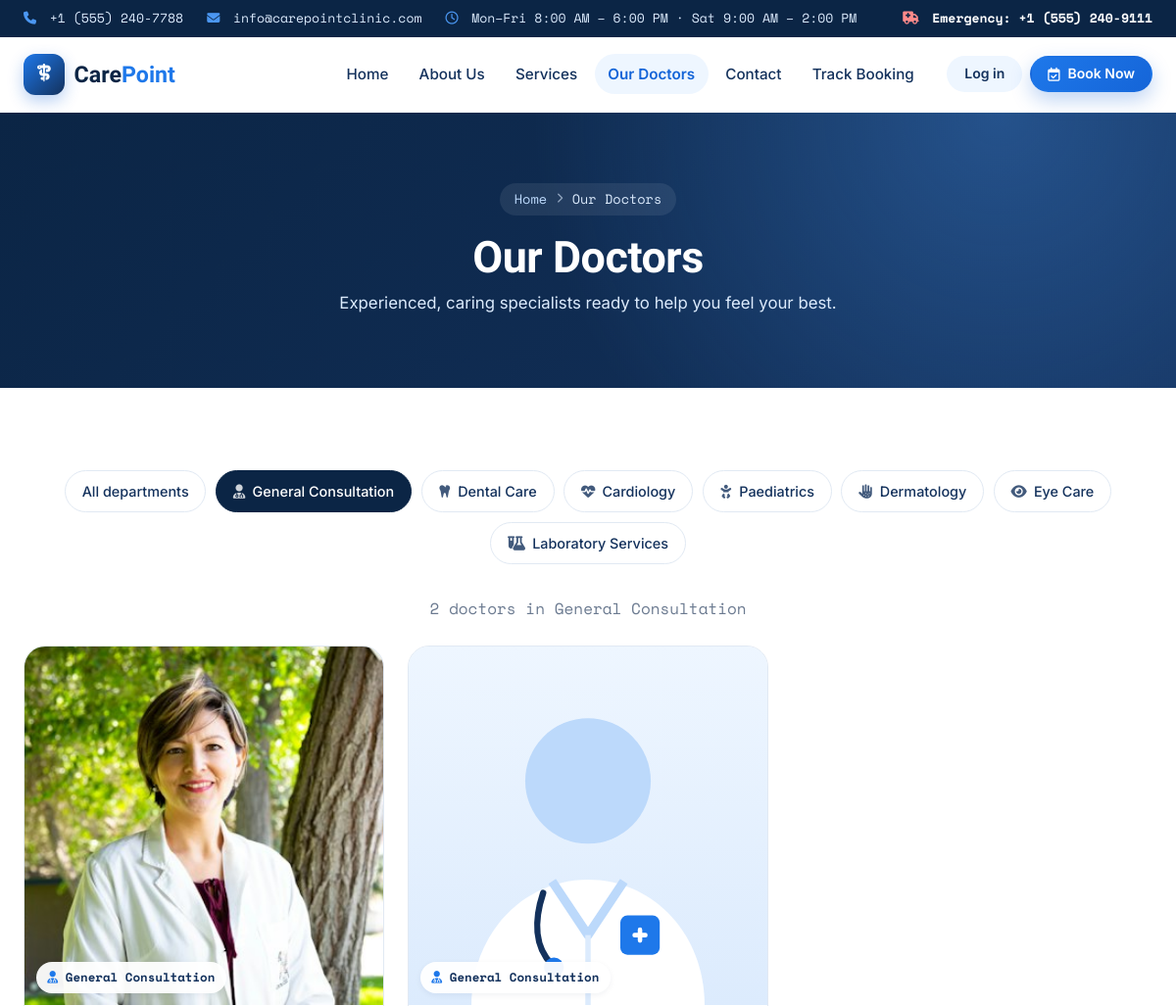
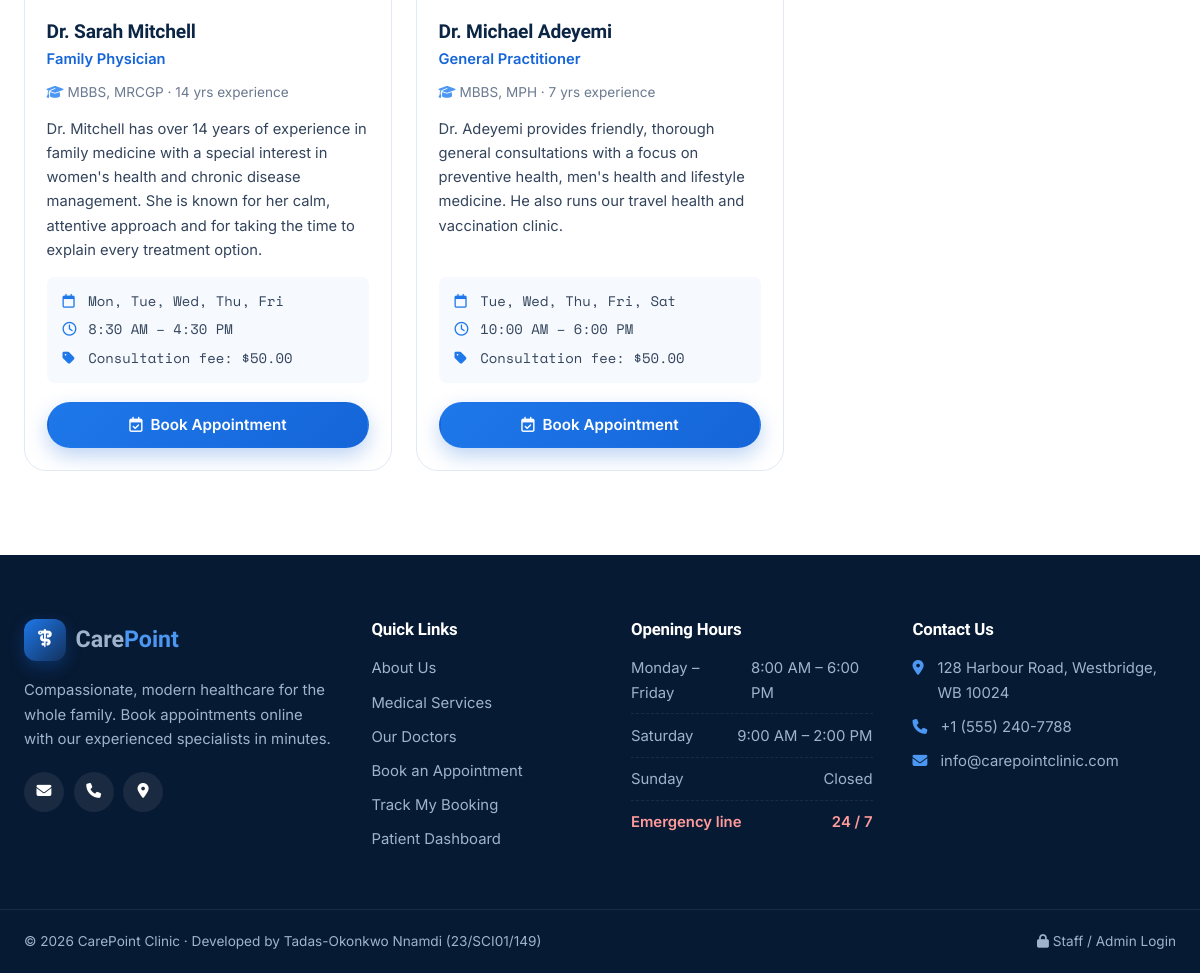
The page /doctors.php?department=general-consultation on the database its author committed (2 pictures, top to bottom).
### tables this page shows
CREATE TABLE departments (
    id                INT UNSIGNED AUTO_INCREMENT PRIMARY KEY,
    name              VARCHAR(100) NOT NULL UNIQUE,
    slug              VARCHAR(100) NOT NULL UNIQUE,
    icon              VARCHAR(60)  NOT NULL DEFAULT 'fa-stethoscope',
    short_description VARCHAR(255) NOT NULL,
    description       TEXT         NOT NULL,
    features          VARCHAR(500) NOT NULL DEFAULT '',
    created_at        TIMESTAMP    NOT NULL DEFAULT CURRENT_TIMESTAMP
);

CREATE TABLE doctors (
    id               INT UNSIGNED AUTO_INCREMENT PRIMARY KEY,
    department_id    INT UNSIGNED NOT NULL,
    full_name        VARCHAR(100) NOT NULL,
    specialisation   VARCHAR(120) NOT NULL,
    qualification    VARCHAR(150) NOT NULL DEFAULT '',
    experience_years TINYINT UNSIGNED NOT NULL DEFAULT 0,
    bio              TEXT         NOT NULL,
    photo            VARCHAR(255) NULL,
    email            VARCHAR(150) NULL,
    phone            VARCHAR(30)  NULL,
    available_days   VARCHAR(40)  NOT NULL DEFAULT 'Mon,Tue,Wed,Thu,Fri',
    start_time       TIME         NOT NULL DEFAULT '09:00:00',
    end_time         TIME         NOT NULL DEFAULT '17:00:00',
    slot_duration    SMALLINT UNSIGNED NOT NULL DEFAULT 30,
    consultation_fee DECIMAL(10,2) NOT NULL DEFAULT 0.00,
    is_featured      TINYINT(1)   NOT NULL DEFAULT 0,
    status           ENUM('Active','Inactive') NOT NULL DEFAULT 'Active',
    created_at       TIMESTAMP    NOT NULL DEFAULT CURRENT_TIMESTAMP,
    CONSTRAINT fk_doctor_department FOREIGN KEY (department_id)
        REFERENCES departments(id) ON UPDATE CASCADE ON DELETE RESTRICT
);

### includes/functions.php (called while the page is built, shortened)
<?php
require_once __DIR__ . '/db.php';
function e($value): string
{
    return htmlspecialchars((string)($value ?? ''), ENT_QUOTES, 'UTF-8');
}
function url(string $path = ''): string
{
    return BASE_URL . ltrim($path, '/');
}
function asset(string $path): string
{
    return url('assets/' . ltrim($path, '/'));
}
function is_logged_in(): bool
{
    return !empty($_SESSION['user_id']);
}
function current_user(): ?array
{
    static $user = false;
    if ($user === false) {
        $user = null;
    }
    return $user;
}
function get_departments(): array
{
    return db()->query('SELECT * FROM departments ORDER BY id')->fetchAll();
}
function doctor_photo(?string $photo): string
{
    if ($photo && is_file(DOCTOR_UPLOAD_DIR . $photo)) {
        return asset('images/doctors/' . rawurlencode($photo));
    }
    return asset('images/doctor-placeholder.svg');
}
function doctor_days(array $doctor): array
{
    return array_values(array_filter(array_map('trim', explode(',', $doctor['available_days']))));
}
function format_days(array $doctor): string
{
    $days = doctor_days($doctor);
    return $days ? implode(', ', $days) : 'Not scheduled';
}
function format_hours(array $doctor): string
{
    return date('g:i A', strtotime($doctor['start_time'])) . ' – ' . date('g:i A', strtotime($doctor['end_time']));
}

### includes/db.php (called while the page is built, shortened)
<?php
function db(): PDO
{
    static $pdo = null;
    if ($pdo === null) {
        $dsn = 'mysql:host=' . DB_HOST . ';port=' . DB_PORT . ';dbname=' . DB_NAME . ';charset=utf8mb4';
        try {
            $pdo = new PDO($dsn, DB_USER, DB_PASS, [
                PDO::ATTR_ERRMODE            => PDO::ERRMODE_EXCEPTION,
                PDO::ATTR_DEFAULT_FETCH_MODE => PDO::FETCH_ASSOC,
                PDO::ATTR_EMULATE_PREPARES   => false,
            ]);
        } catch (PDOException $e) {
            http_response_code(500);
            $msg = htmlspecialchars($e->getMessage(), ENT_QUOTES, 'UTF-8');
            if (str_contains($_SERVER['SCRIPT_NAME'] ?? '', '/api/')) {
                header('Content-Type: application/json');
                echo json_encode(['success' => false, 'message' => 'Database connection failed.']);
                exit;
            }
            echo <<<HTML
<!DOCTYPE html><html lang="en"><head><meta charset="utf-8"><title>Database error – CarePoint</title>
<style>body{font-family:system-ui,sans-serif;background:#f1f6fc;color:#0b2545;display:grid;place-items:center;min-height:100vh;margin:0;padding:16px}
.box{background:#fff;max-width:560px;padding:32px;border-radius:14px;box-shadow:0 10px 30px rgba(11,37,69,.1)}h1{margin-top:0;font-size:1.4rem}
code{background:#eef4fb;padding:2px 6px;border-radius:4px}</style></head><body><div class="box">
<h1>Unable to connect to the database</h1>
<p>Please make sure MySQL is running in XAMPP and that the <code>carepoint_db</code> database has been imported from <code>database/carepoint_db.sql</code>.</p>
<p>Check the credentials in <code>includes/config.php</code>.</p>
<p style="color:#b91c1c;font-size:.9rem">Details: {$msg}</p></div></body></html>
HTML;
            exit;
        }
    }
    return $pdo;
}

### doctors.php (the view, shortened to what this page needs)
<?php
$activePage = 'doctors';
require_once __DIR__ . '/includes/header.php';
require_once __DIR__ . '/includes/components.php';
$departments = get_departments();
$selected    = null;
$slug        = $_GET['department'] ?? '';
foreach ($departments as $d) {
    if ($d['slug'] === $slug) {
        $selected = $d;
    }
}
$doctors = get_active_doctors($selected ? (int)$selected['id'] : null);
page_hero('Our Doctors', 'Experienced, caring specialists ready to help you feel your best.', 'Our Doctors');
?>
<section class="section">
    <div class="container">
        <div class="filter-bar reveal" role="tablist" aria-label="Filter doctors by department">
            <a href="<?= url('doctors.php') ?>" class="chip <?= !$selected ? 'active' : '' ?>">All departments</a>
            <?php foreach ($departments as $d): ?>
                <a href="<?= url('doctors.php?department=' . e($d['slug'])) ?>" class="chip <?= $selected && $selected['id'] == $d['id'] ? 'active' : '' ?>">
                    <i class="fa-solid <?= e($d['icon']) ?>"></i> <?= e($d['name']) ?>
                </a>
            <?php endforeach; ?>
        </div>
        <?php if ($doctors): ?>
            <p class="results-count"><?= count($doctors) ?> doctor<?= count($doctors) === 1 ? '' : 's' ?> <?= $selected ? 'in ' . e($selected['name']) : 'available' ?></p>
            <div class="doctors-grid doctors-grid-detailed">
                <?php foreach ($doctors as $doc) { render_doctor_card($doc, true); } ?>
            </div>
        <?php endif; ?>
    </div>
</section>
<?php require_once __DIR__ . '/includes/footer.php'; ?>

### includes/header.php (shortened to what this page needs)
<?php
require_once __DIR__ . '/functions.php';
$activePage = $activePage ?? '';
$navItems = [
    'home'     => ['Home', 'index.php'],
    'about'    => ['About Us', 'about.php'],
    'services' => ['Services', 'services.php'],
    'doctors'  => ['Our Doctors', 'doctors.php'],
    'contact'  => ['Contact', 'contact.php'],
    'track'    => ['Track Booking', 'track.php'],
];
$user = current_user();
?>
<!DOCTYPE html>
<html lang="en">
<head>
    <link rel="stylesheet" href="https://cdnjs.cloudflare.com/ajax/libs/font-awesome/6.5.2/css/all.min.css">
    <link rel="stylesheet" href="<?= asset('css/style.css') ?>">
    <link rel="stylesheet" href="<?= asset('css/auth.css') ?>">
</head>
<body>
<div class="topbar">
    <div class="container topbar-inner">
        <div class="topbar-info">
            <span><i class="fa-solid fa-phone"></i> <?= e(CLINIC_PHONE) ?></span>
            <span class="hide-sm"><i class="fa-solid fa-envelope"></i> <?= e(CLINIC_EMAIL) ?></span>
            <span class="hide-md"><i class="fa-regular fa-clock"></i> Mon–Fri 8:00 AM – 6:00 PM · Sat 9:00 AM – 2:00 PM</span>
        </div>
        <div class="topbar-emergency"><i class="fa-solid fa-truck-medical"></i> Emergency: <?= e(CLINIC_EMERGENCY) ?></div>
    </div>
</div>
<header class="site-header" id="siteHeader">
    <div class="container nav-wrap">
        <a href="<?= url('index.php') ?>" class="logo" aria-label="CarePoint home">
            <span class="logo-mark"><i class="fa-solid fa-staff-snake"></i></span>
            <span class="logo-text">Care<strong>Point</strong></span>
        </a>
        <nav class="main-nav" id="mainNav" aria-label="Main navigation">
            <ul>
                <?php foreach ($navItems as $key => [$label, $href]): ?>
                    <li><a href="<?= url($href) ?>" class="<?= $activePage === $key ? 'active' : '' ?>"><?= e($label) ?></a></li>
                <?php endforeach; ?>
            </ul>
            <div class="nav-actions">
                <?php if ($user): ?>
                    <a href="<?= url('dashboard.php') ?>" class="nav-user <?= $activePage === 'dashboard' ? 'active' : '' ?>">
                        <span class="avatar-sm"><?= e(initials($user['full_name'])) ?></span>
                        <span>My Dashboard</span>
                    </a>
                    <a href="<?= url('logout.php') ?>" class="btn btn-ghost btn-sm" title="Log out"><i class="fa-solid fa-right-from-bracket"></i><span class="show-mobile-inline"> Log out</span></a>
                <?php else: ?>
                    <a href="<?= url('login.php') ?>" class="btn btn-ghost btn-sm <?= $activePage === 'login' ? 'active' : '' ?>">Log in</a>
                <?php endif; ?>
                <a href="<?= url('book.php') ?>" class="btn btn-primary btn-sm"><i class="fa-regular fa-calendar-check"></i> Book Now</a>
            </div>
        </nav>
    </div>
</header>
<main id="main">

### includes/components.php (shortened to what this page needs)
<?php
function render_doctor_card(array $doc, bool $detailed = false): void
{
    ?>
    <article class="doctor-card reveal" id="doctor-<?= (int)$doc['id'] ?>">
        <div class="doctor-photo">
            <img src="<?= doctor_photo($doc['photo']) ?>" alt="Portrait of <?= e($doc['full_name']) ?>" loading="lazy">
            <span class="doctor-dept"><i class="fa-solid <?= e($doc['department_icon'] ?? 'fa-stethoscope') ?>"></i> <?= e($doc['department_name']) ?></span>
        </div>
        <div class="doctor-body">
            <h3><?= e($doc['full_name']) ?></h3>
            <p class="doctor-spec"><?= e($doc['specialisation']) ?></p>
            <?php if ($detailed): ?>
                <p class="doctor-qual"><i class="fa-solid fa-graduation-cap"></i> <?= e($doc['qualification']) ?> · <?= (int)$doc['experience_years'] ?> yrs experience</p>
                <p class="doctor-bio"><?= e($doc['bio']) ?></p>
                <ul class="doctor-meta">
                    <li><i class="fa-regular fa-calendar"></i> <span><?= e(format_days($doc)) ?></span></li>
                    <li><i class="fa-regular fa-clock"></i> <span><?= e(format_hours($doc)) ?></span></li>
                    <li><i class="fa-solid fa-tag"></i> <span>Consultation fee: $<?= number_format((float)$doc['consultation_fee'], 2) ?></span></li>
                </ul>
            <?php else: ?>
                <p class="doctor-avail"><i class="fa-regular fa-calendar"></i> <?= e(format_days($doc)) ?></p>
            <?php endif; ?>
            <a href="<?= url('book.php?doctor=' . (int)$doc['id']) ?>" class="btn btn-primary btn-block"><i class="fa-regular fa-calendar-check"></i> Book Appointment</a>
        </div>
    </article>
    <?php
}
function page_hero(string $title, string $subtitle, string $crumb): void
{
    ?>
    <section class="page-hero">
        <div class="container">
            <nav class="breadcrumb" aria-label="Breadcrumb"><a href="<?= url('index.php') ?>">Home</a><i class="fa-solid fa-chevron-right"></i><span><?= e($crumb) ?></span></nav>
            <h1><?= e($title) ?></h1>
            <p><?= e($subtitle) ?></p>
        </div>
    </section>
    <?php
}
function get_active_doctors(?int $departmentId = null, bool $featuredOnly = false): array
{
    $sql = "SELECT d.*, dp.name AS department_name, dp.slug AS department_slug, dp.icon AS department_icon
            FROM doctors d JOIN departments dp ON dp.id = d.department_id
            WHERE d.status = 'Active'";
    $params = [];
    if ($departmentId) {
        $sql .= ' AND d.department_id = ?';
        $params[] = $departmentId;
    }
    $sql .= ' ORDER BY d.is_featured DESC, d.id';
    $stmt = db()->prepare($sql);
    $stmt->execute($params);
    return $stmt->fetchAll();
}

### includes/footer.php (shortened to what this page needs)
</main>
<footer class="site-footer">
    <div class="container footer-grid">
        <div class="footer-col footer-brand">
            <a href="<?= url('index.php') ?>" class="logo logo-light">
                <span class="logo-mark"><i class="fa-solid fa-staff-snake"></i></span>
                <span class="logo-text">Care<strong>Point</strong></span>
            </a>
            <p>Compassionate, modern healthcare for the whole family. Book appointments online with our experienced specialists in minutes.</p>
            <div class="socials">
                <a href="<?= url('contact.php') ?>" aria-label="Contact us by email"><i class="fa-solid fa-envelope"></i></a>
                <a href="tel:<?= e(preg_replace('/[^0-9+]/', '', CLINIC_PHONE)) ?>" aria-label="Call us"><i class="fa-solid fa-phone"></i></a>
                <a href="<?= url('contact.php#map') ?>" aria-label="Find us"><i class="fa-solid fa-location-dot"></i></a>
            </div>
        </div>
        <div class="footer-col">
            <h4>Quick Links</h4>
            <ul>
                <li><a href="<?= url('about.php') ?>">About Us</a></li>
                <li><a href="<?= url('services.php') ?>">Medical Services</a></li>
                <li><a href="<?= url('doctors.php') ?>">Our Doctors</a></li>
                <li><a href="<?= url('book.php') ?>">Book an Appointment</a></li>
                <li><a href="<?= url('track.php') ?>">Track My Booking</a></li>
                <li><a href="<?= url('dashboard.php') ?>">Patient Dashboard</a></li>
            </ul>
        </div>
        <div class="footer-col">
            <h4>Opening Hours</h4>
            <ul class="hours-list">
                <li><span>Monday – Friday</span><span>8:00 AM – 6:00 PM</span></li>
                <li><span>Saturday</span><span>9:00 AM – 2:00 PM</span></li>
                <li><span>Sunday</span><span>Closed</span></li>
                <li class="hl"><span>Emergency line</span><span>24 / 7</span></li>
            </ul>
        </div>
        <div class="footer-col">
            <h4>Contact Us</h4>
            <ul class="contact-list">
                <li><i class="fa-solid fa-location-dot"></i><span><?= e(CLINIC_ADDRESS) ?></span></li>
                <li><i class="fa-solid fa-phone"></i><a href="tel:<?= e(preg_replace('/[^0-9+]/', '', CLINIC_PHONE)) ?>"><?= e(CLINIC_PHONE) ?></a></li>
                <li><i class="fa-solid fa-envelope"></i><a href="mailto:<?= e(CLINIC_EMAIL) ?>"><?= e(CLINIC_EMAIL) ?></a></li>
            </ul>
        </div>
    </div>
    <div class="footer-bottom">
        <div class="container footer-bottom-inner">
            <p>&copy; <?= date('Y') ?> CarePoint Clinic · Developed by Tadas-Okonkwo Nnamdi (23/SCI01/149)</p>
            <p><a href="<?= url('admin/login.php') ?>"><i class="fa-solid fa-lock"></i> Staff / Admin Login</a></p>
        </div>
    </div>
</footer>
</body>
</html>

### rows shown on the page
departments: name "General Consultation"
departments: name "Dental Care"
departments: name "Cardiology"
departments: name "Paediatrics"
departments: name "Dermatology"
departments: name "Eye Care"
departments: name "Laboratory Services"
doctors: photo (picture), department.name "General Consultation", full_name "Dr. Sarah Mitchell", specialisation "Family Physician", qualification "MBBS, MRCGP", experience_years "14", bio "Dr. Mitchell has over 14 years of experience in family medicine with a special interest in women's health and chronic disease management. She is known for her calm, attentive approach and for taking the time to explain every treatment option.", available_days "Mon, Tue, Wed, Thu, Fri", format_hours($doc) "8:30 AM – 4:30 PM", consultation_fee "50.00"
doctors: shows a picture, department.name "General Consultation", full_name "Dr. Michael Adeyemi", specialisation "General Practitioner", qualification "MBBS, MPH", experience_years "7", bio "Dr. Adeyemi provides friendly, thorough general consultations with a focus on preventive health, men's health and lifestyle medicine. He also runs our travel health and vaccination clinic.", available_days "Tue, Wed, Thu, Fri, Sat", format_hours($doc) "10:00 AM – 6:00 PM", consultation_fee "50.00"

### other values the page prints
CLINIC_PHONE "+1 (555) 240-7788"
CLINIC_EMAIL "info@carepointclinic.com"
CLINIC_EMERGENCY "+1 (555) 240-9111"
$label "Home"
$label "About Us"
$label "Services"
$label "Our Doctors"
$label "Contact"
$label "Track Booking"
$crumb "Our Doctors"
$title "Our Doctors"
$subtitle "Experienced, caring specialists ready to help you feel your best."
count($doctors) "2"
CLINIC_ADDRESS "128 Harbour Road, Westbridge, WB 10024"
